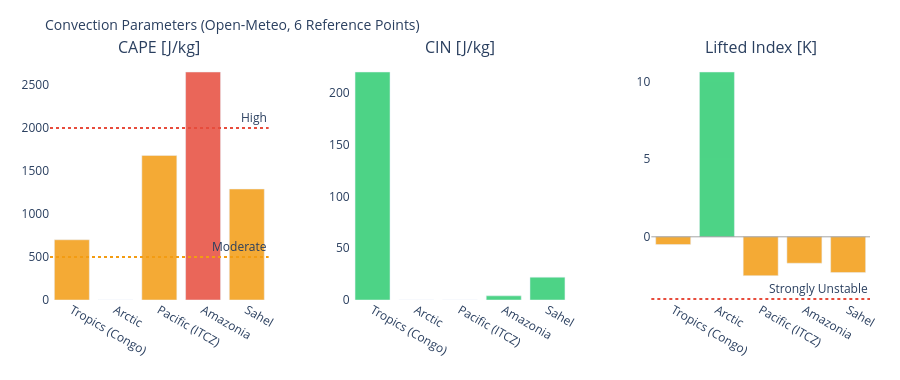

The notebook cell saved with this chart:
### Markdown cell above
---
## 3. Visualizations

### Code cell
# ============================================================
# CAPE / CIN / LIFTED INDEX – Convection potential
# ============================================================

if not df_atm.empty:
    fig = make_subplots(
        rows=1, cols=3,
        subplot_titles=['CAPE [J/kg]', 'CIN [J/kg]', 'Lifted Index [K]'],
        horizontal_spacing=0.1
    )
    pts = df_atm['point'].tolist()
    pt_colors = ['#E85D24','#185FA5','#888780','#378ADD','#639922','#F2A623']

    # CAPE – höher = mehr Gewitterpotential
    cape_vals = df_atm['cape'].fillna(0).tolist()
    cape_colors = ['#e74c3c' if v > 2000 else '#f39c12' if v > 500 else '#2ecc71'
                   for v in cape_vals]
    fig.add_trace(go.Bar(x=pts, y=cape_vals, marker_color=cape_colors,
                         opacity=0.85, showlegend=False), row=1, col=1)
    fig.add_hline(y=2000, line_dash='dot', line_color='#e74c3c',
                  annotation_text='High', row=1, col=1)
    fig.add_hline(y=500,  line_dash='dot', line_color='#f39c12',
                  annotation_text='Moderate', row=1, col=1)

    # CIN – negativer = stärker gedeckelt (weniger Auslöse)
    cin_vals = df_atm['cin'].fillna(0).tolist()
    cin_colors = ['#e74c3c' if v < -200 else '#f39c12' if v < -50 else '#2ecc71'
                  for v in cin_vals]
    fig.add_trace(go.Bar(x=pts, y=cin_vals, marker_color=cin_colors,
                         opacity=0.85, showlegend=False), row=1, col=2)

    # Lifted Index – negativ = instabil
    li_vals = df_atm['li'].fillna(0).tolist()
    li_colors = ['#e74c3c' if v < -4 else '#f39c12' if v < 0 else '#2ecc71'
                 for v in li_vals]
    fig.add_trace(go.Bar(x=pts, y=li_vals, marker_color=li_colors,
                         opacity=0.85, showlegend=False), row=1, col=3)
    fig.add_hline(y=0, line_color='gray', line_width=0.7, row=1, col=3)
    fig.add_hline(y=-4, line_dash='dot', line_color='#e74c3c',
                  annotation_text='Strongly Unstable', row=1, col=3)

    fig.update_layout(
        title=dict(text='Convection Parameters (Open-Meteo, 6 Reference Points)', font=dict(size=14)),
        height=380, plot_bgcolor='rgba(0,0,0,0)', paper_bgcolor='rgba(0,0,0,0)',
        margin=dict(l=50, r=30, t=60, b=80)
    )
    fig.update_xaxes(tickangle=30)
    fig.show()

### Figure 1 — Plotly figure (JSON) as saved in the notebook; plotly's stock layout.template omitted (floating-point values rounded to 4 significant figures)
{"data": [{"marker": {"color": ["#f39c12", "#2ecc71", "#f39c12", "#e74c3c", "#f39c12"]}, "opacity": 0.85, "showlegend": false, "type": "bar", "x": ["Tropics (Congo)", "Arctic", "Pacific (ITCZ)", "Amazonia", "Sahel"], "xaxis": "x", "y": [700.0, 0.0, 1680.0, 2650.0, 1290.0], "yaxis": "y"}, {"marker": {"color": ["#2ecc71", "#2ecc71", "#2ecc71", "#2ecc71", "#2ecc71"]}, "opacity": 0.85, "showlegend": false, "type": "bar", "x": ["Tropics (Congo)", "Arctic", "Pacific (ITCZ)", "Amazonia", "Sahel"], "xaxis": "x2", "y": [220.0, 0.0, 0.0, 4.0, 22.0], "yaxis": "y2"}, {"marker": {"color": ["#f39c12", "#2ecc71", "#f39c12", "#f39c12", "#f39c12"]}, "opacity": 0.85, "showlegend": false, "type": "bar", "x": ["Tropics (Congo)", "Arctic", "Pacific (ITCZ)", "Amazonia", "Sahel"], "xaxis": "x3", "y": [-0.5, 10.6, -2.5, -1.7, -2.3], "yaxis": "y3"}], "layout": {"annotations": [{"font": {"size": 16}, "showarrow": false, "text": "CAPE [J/kg]", "x": 0.1333, "xanchor": "center", "xref": "paper", "y": 1.0, "yanchor": "bottom", "yref": "paper"}, {"font": {"size": 16}, "showarrow": false, "text": "CIN [J/kg]", "x": 0.5, "xanchor": "center", "xref": "paper", "y": 1.0, "yanchor": "bottom", "yref": "paper"}, {"font": {"size": 16}, "showarrow": false, "text": "Lifted Index [K]", "x": 0.8667, "xanchor": "center", "xref": "paper", "y": 1.0, "yanchor": "bottom", "yref": "paper"}, {"showarrow": false, "text": "High", "x": 1, "xanchor": "right", "xref": "x domain", "y": 2000, "yanchor": "bottom", "yref": "y"}, {"showarrow": false, "text": "Moderate", "x": 1, "xanchor": "right", "xref": "x domain", "y": 500, "yanchor": "bottom", "yref": "y"}, {"showarrow": false, "text": "Strongly Unstable", "x": 1, "xanchor": "right", "xref": "x3 domain", "y": -4, "yanchor": "bottom", "yref": "y3"}], "height": 380, "margin": {"b": 80, "l": 50, "r": 30, "t": 60}, "paper_bgcolor": "rgba(0,0,0,0)", "plot_bgcolor": "rgba(0,0,0,0)", "shapes": [{"line": {"color": "#e74c3c", "dash": "dot"}, "type": "line", "x0": 0, "x1": 1, "xref": "x domain", "y0": 2000, "y1": 2000, "yref": "y"}, {"line": {"color": "#f39c12", "dash": "dot"}, "type": "line", "x0": 0, "x1": 1, "xref": "x domain", "y0": 500, "y1": 500, "yref": "y"}, {"line": {"color": "gray", "width": 0.7}, "type": "line", "x0": 0, "x1": 1, "xref": "x3 domain", "y0": 0, "y1": 0, "yref": "y3"}, {"line": {"color": "#e74c3c", "dash": "dot"}, "type": "line", "x0": 0, "x1": 1, "xref": "x3 domain", "y0": -4, "y1": -4, "yref": "y3"}], "title": {"font": {"size": 14}, "text": "Convection Parameters (Open-Meteo, 6 Reference Points)"}, "xaxis": {"anchor": "y", "domain": [0.0, 0.2667], "tickangle": 30}, "xaxis2": {"anchor": "y2", "domain": [0.3667, 0.6333], "tickangle": 30}, "xaxis3": {"anchor": "y3", "domain": [0.7333, 1.0], "tickangle": 30}, "yaxis": {"anchor": "x", "domain": [0.0, 1.0]}, "yaxis2": {"anchor": "x2", "domain": [0.0, 1.0]}, "yaxis3": {"anchor": "x3", "domain": [0.0, 1.0]}}}
